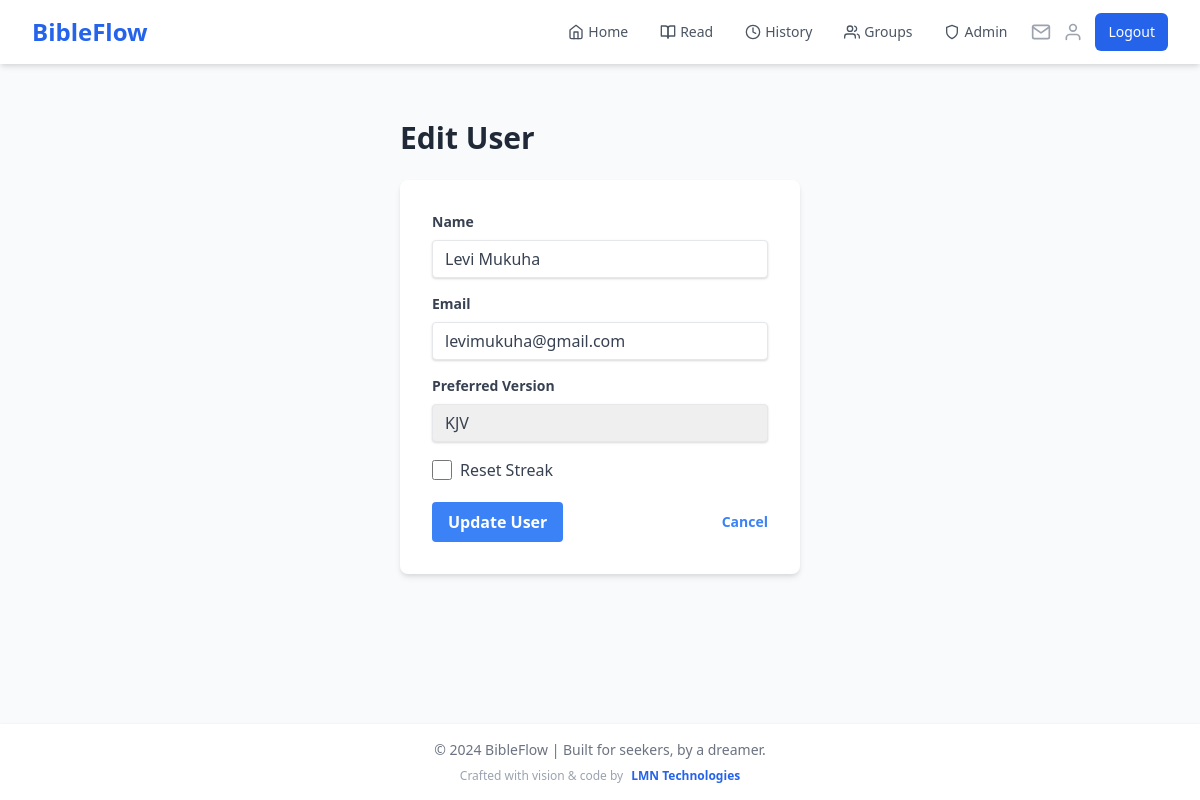
/admin/users/2/edit (signed in), run on the app's committed database.
### app.py (models this page shows)
class User(UserMixin, db.Model):
    id = db.Column(db.Integer, primary_key=True)
    name = db.Column(db.String(100), nullable=False)
    email = db.Column(db.String(120), unique=True, nullable=False, index=True)
    password_hash = db.Column(db.String(200), nullable=False)
    streak = db.Column(db.Integer, default=0)
    last_read_date = db.Column(db.DateTime, index=True)
    readings = db.relationship('Reading', backref='user', lazy='dynamic')
    preferred_version = db.Column(db.String(10), default='KJV')
    created_groups = db.relationship('ReadingGroup', backref='creator', lazy='dynamic')
    group_memberships = db.relationship('GroupMember', backref='user', lazy='dynamic')

### app.py (the view, shortened to what this page needs)
@app.route('/admin/users/<int:user_id>/edit', methods=['GET', 'POST'])
@login_required
@admin_required
def admin_edit_user(user_id):
    user = User.query.get_or_404(user_id)
    return render_template('admin/edit_user.html', user=user)

### app.py (called while the page is built)
@login_manager.user_loader
def load_user(user_id):
    if 'user_id' in session:
        return User.query.get(int(session['user_id']))
    return None

@app.context_processor
def inject_user_name():
    if current_user.is_authenticated:
        return dict(user_name=current_user.name)
    return dict(user_name='Guest')

@app.context_processor
def inject_invitation_count():
    if current_user.is_authenticated:
        invitation_count = GroupInvitation.query.filter(
            GroupInvitation.email == current_user.email,
            GroupInvitation.used == False,
            GroupInvitation.expires_at > datetime.utcnow()
        ).count()
        return dict(invitation_count=invitation_count)
    return dict(invitation_count=0)

def admin_required(f):
    @wraps(f)
    def decorated_function(*args, **kwargs):
        if not current_user.is_authenticated or current_user.email.lower() != 'mukuhalevi@gmail.com'.lower():
            flash('You do not have permission to access the admin panel.')
            return redirect(url_for('home'))
        return f(*args, **kwargs)
    return decorated_function

### templates/admin/edit_user.html
{% extends "base.html" %}
{% block content %}
<div class="container mx-auto p-6 max-w-md">
    <h1 class="text-3xl font-bold mb-6 text-gray-800">Edit User</h1>
    <form method="POST" class="bg-white shadow-md rounded-lg p-8">
        <div class="mb-4">
            <label class="block text-gray-700 text-sm font-bold mb-2" for="name">Name</label>
            <input type="text" name="name" value="{{ user.name }}"
                class="shadow appearance-none border rounded w-full py-2 px-3 text-gray-700 leading-tight focus:outline-none focus:shadow-outline">
        </div>
        <div class="mb-4">
            <label class="block text-gray-700 text-sm font-bold mb-2" for="email">Email</label>
            <input type="email" name="email" value="{{ user.email }}"
                class="shadow appearance-none border rounded w-full py-2 px-3 text-gray-700 leading-tight focus:outline-none focus:shadow-outline">
        </div>
        <div class="mb-4">
            <label class="block text-gray-700 text-sm font-bold mb-2" for="preferred_version">Preferred Version</label>
            <select name="preferred_version"
                class="shadow appearance-none border rounded w-full py-2 px-3 text-gray-700 leading-tight focus:outline-none focus:shadow-outline">
                {% for version in ['KJV', 'WEB', 'ASV', 'BSB', 'NLT', 'ESV'] %}
                    <option value="{{ version }}" {% if user.preferred_version == version %}selected{% endif %}>
                        {{ version }}
                    </option>
                {% endfor %}
            </select>
        </div>
        <div class="mb-4">
            <label class="inline-flex items-center">
                <input type="checkbox" name="reset_streak" value="1"
                    class="form-checkbox h-5 w-5 text-blue-600">
                <span class="ml-2 text-gray-700">Reset Streak</span>
            </label>
        </div>
        <div class="flex items-center justify-between">
            <button type="submit" class="bg-blue-500 hover:bg-blue-700 text-white font-bold py-2 px-4 rounded focus:outline-none focus:shadow-outline">
                Update User
            </button>
            <a href="{{ url_for('admin_users') }}" class="inline-block align-baseline font-bold text-sm text-blue-500 hover:text-blue-800">
                Cancel
            </a>
        </div>
    </form>
</div>
{% endblock %}

### data on the page
User: name "Levi Mukuha", email "levimukuha@gmail.com", preferred_version "KJV"
